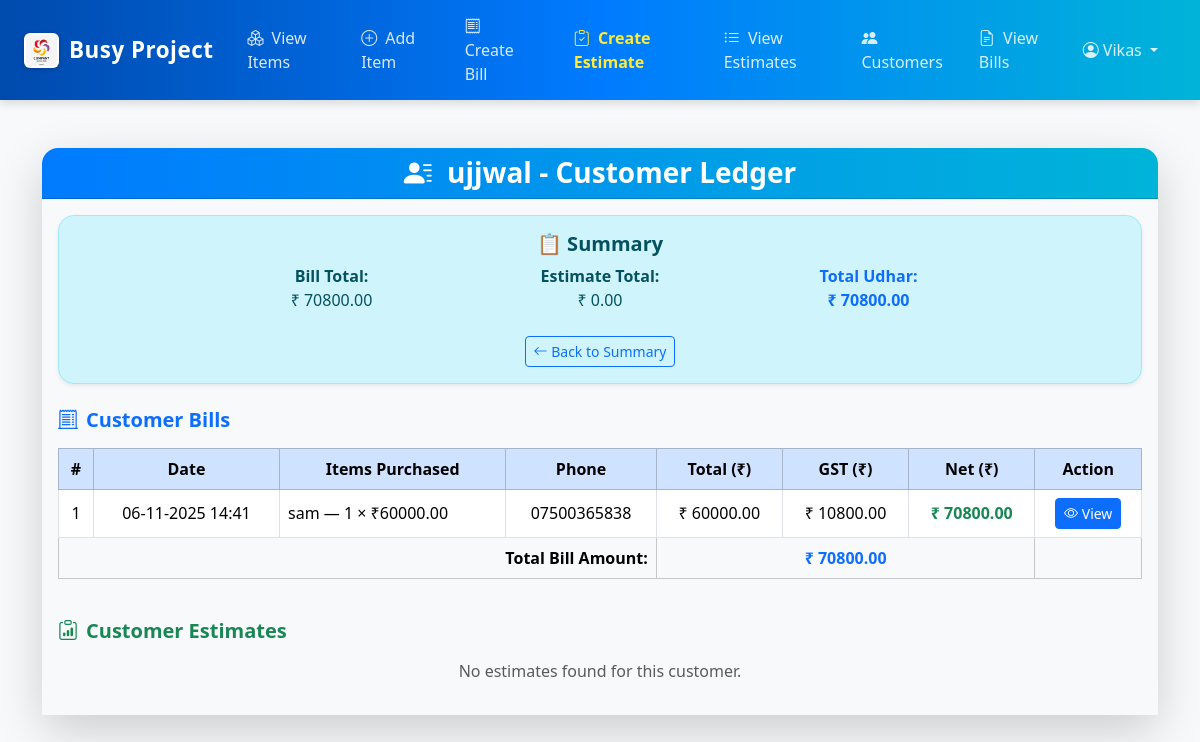
Screenshot of /customer/ujjwal/ (signed in) with the database file from the repository.
### items/models.py (models this page shows, shortened)
class Bill(models.Model):
    customer_name = models.CharField(max_length=100, default="Walk-in Customer")
    customer_phone = models.CharField(max_length=15, blank=True, null=True)
    customer_address = models.TextField(blank=True, null=True)
    date = models.DateTimeField(default=timezone.now)
    total_amount = models.DecimalField(max_digits=10, decimal_places=2, default=0)
    gst_amount = models.DecimalField(max_digits=10, decimal_places=2, default=0)
    net_amount = models.DecimalField(max_digits=10, decimal_places=2, default=0)
    class Meta:
        ordering = ['-date']

class BillItem(models.Model):
    bill = models.ForeignKey(Bill, on_delete=models.CASCADE, related_name="items")
    item = models.ForeignKey(Item, on_delete=models.CASCADE)
    quantity = models.PositiveIntegerField(default=1)
    price = models.DecimalField(max_digits=10, decimal_places=2)
    gst_rate = models.DecimalField(max_digits=5, decimal_places=2, default=0)
    gst_amount = models.DecimalField(max_digits=10, decimal_places=2, default=0)
    total = models.DecimalField(max_digits=10, decimal_places=2)
    class Meta:
        verbose_name = "Bill Item"
        verbose_name_plural = "Bill Items"
        ordering = ['id']

class Item(models.Model):
    name = models.CharField(max_length=200)
    alias = models.CharField(max_length=200, blank=True, null=True)
    group = models.CharField(max_length=100, blank=True, null=True)
    unit = models.CharField(max_length=50, blank=True, null=True)
    purchase_price = models.DecimalField(max_digits=10, decimal_places=2, default=0)
    mrp = models.DecimalField(max_digits=10, decimal_places=2, default=0)
    sale_discount = models.DecimalField(max_digits=5, decimal_places=2, default=0)
    purchase_discount = models.DecimalField(max_digits=5, decimal_places=2, default=0)
    opening_stock_value = models.DecimalField(max_digits=10, decimal_places=2, default=0)
    description = models.TextField(blank=True, null=True)
    hsn_code = models.CharField(max_length=50, blank=True, null=True, default="NA")
    price = models.DecimalField(max_digits=10, decimal_places=2, default=0)
    gst_rate = models.DecimalField(max_digits=5, decimal_places=2, default=0)
    stock = models.IntegerField(default=0)

### items/views.py (the view)
# urls.py: path('customer/<str:name>/', views.customer_detail, name='customer_detail'),
@login_required(login_url='login_view')
def customer_detail(request, name):
    bills = Bill.objects.filter(customer_name=name).order_by("-date")
    estimates = EstimateBill.objects.filter(customer_name=name).order_by("-date")
    payments = CustomerPayment.objects.filter(customer_name=name).order_by("-date")
    total_bill = bills.aggregate(Sum("net_amount"))["net_amount__sum"] or 0
    total_estimate = estimates.aggregate(Sum("net_amount"))["net_amount__sum"] or 0
    total_payment = payments.aggregate(Sum("amount"))["amount__sum"] or 0
    total_udhar = total_bill + total_estimate
    remaining_balance = total_udhar - total_payment
    context = {
        "customer_name": name,
        "bills": bills,
        "estimates": estimates,
        "payments": payments,
        "total_bill": total_bill,
        "total_estimate": total_estimate,
        "total_payment": total_payment,
        "total_udhar": total_udhar,
        "remaining_balance": remaining_balance,
    }
    return render(request, "items/customer_detail.html", context)

### items/templates/items/customer_detail.html (shortened to what this page needs)
{% extends "base.html" %}
{% block content %}
<div class="container mt-4">
  <div class="card shadow-lg border-0 rounded-4">
    <div class="card-header text-white text-center rounded-top-4"
         style="background: linear-gradient(90deg, #007bff, #00b4d8);">
      <h3 class="fw-bold mb-0">
        <i class="bi bi-person-lines-fill me-2"></i> {{ customer_name }} - Customer Ledger
      </h3>
    </div>
    <div class="card-body bg-light">
      <div class="alert alert-info mb-4 text-center rounded-4 shadow-sm p-3">
        <h5 class="mb-2 fw-bold">📋 Summary</h5>
        <div class="row justify-content-center">
          <div class="col-md-3 col-6">
            <p><strong>Bill Total:</strong><br> ₹ {{ total_bill|floatformat:2 }}</p>
          </div>
          <div class="col-md-3 col-6">
            <p><strong>Estimate Total:</strong><br> ₹ {{ total_estimate|floatformat:2 }}</p>
          </div>
          <div class="col-md-3 col-12">
            <p class="fw-bold text-primary"><strong>Total Udhar:</strong><br> ₹ {{ total_udhar|floatformat:2 }}</p>
          </div>
        </div>
        <a href="{% url 'customer_summary' %}" class="btn btn-outline-primary btn-sm mt-2">
          <i class="bi bi-arrow-left"></i> Back to Summary
        </a>
      </div>
      <h5 class="fw-bold text-primary mb-3"><i class="bi bi-receipt-cutoff me-2"></i>Customer Bills</h5>
      {% if bills %}
      <div class="table-responsive mb-4">
        <table class="table table-bordered align-middle text-center table-hover">
          <thead class="table-primary">
            <tr>
              <th>#</th>
              <th>Date</th>
              <th>Items Purchased</th>
              <th>Phone</th>
              <th>Total (₹)</th>
              <th>GST (₹)</th>
              <th>Net (₹)</th>
              <th>Action</th>
            </tr>
          </thead>
          <tbody>
            {% for bill in bills %}
            <tr>
              <td>{{ forloop.counter }}</td>
              <td>{{ bill.date|date:"d-m-Y H:i" }}</td>
              <td class="text-start">
                <ul class="mb-0 list-unstyled">
                  {% for item in bill.items.all %}
                  <li>{{ item.item.name }} — {{ item.quantity }} × ₹{{ item.price|floatformat:2 }}</li>
                  {% endfor %}
                </ul>
              </td>
              <td>{{ bill.customer_phone|default:"—" }}</td>
              <td>₹ {{ bill.total_amount|floatformat:2 }}</td>
              <td>₹ {{ bill.gst_amount|floatformat:2 }}</td>
              <td class="fw-bold text-success">₹ {{ bill.net_amount|floatformat:2 }}</td>
              <td>
                <a href="{% url 'bill_detail' bill.id %}" class="btn btn-primary btn-sm">
                  <i class="bi bi-eye"></i> View
                </a>
              </td>
            </tr>
            {% endfor %}
          </tbody>
          <tfoot class="table-light">
            <tr>
              <th colspan="4" class="text-end">Total Bill Amount:</th>
              <th colspan="3" class="text-primary fw-bold">₹ {{ total_bill|floatformat:2 }}</th>
              <th></th>
            </tr>
          </tfoot>
        </table>
      </div>
      {% else %}
      <p class="text-muted text-center">No bills found for this customer.</p>
      {% endif %}
      <h5 class="fw-bold text-success mb-3"><i class="bi bi-clipboard-data me-2"></i>Customer Estimates</h5>
      {% if estimates %}
      <div class="table-responsive">
        <table class="table table-bordered align-middle text-center table-hover">
          <thead class="table-success">
            <tr>
              <th>#</th>
              <th>Date</th>
              <th>Items</th>
              <th>Phone</th>
              <th>Total (₹)</th>
              <th>Action</th>
            </tr>
          </thead>
          <tbody>
            {% for estimate in estimates %}
            <tr>
              <td>{{ forloop.counter }}</td>
              <td>{{ estimate.date|date:"d-m-Y H:i" }}</td>
              <td class="text-start">
                <ul class="mb-0 list-unstyled">
                  {% for item in estimate.items.all %}
                  <li>{{ item.item.name }} — {{ item.quantity }} × ₹{{ item.price|floatformat:2 }}</li>
                  {% endfor %}
                </ul>
              </td>
              <td>{{ estimate.customer_phone|default:"—" }}</td>
              <td class="fw-bold text-success">₹ {{ estimate.net_amount|floatformat:2 }}</td>
              <td>
                <a href="{% url 'estimate_bill' estimate.id %}" class="btn btn-success btn-sm">
                  <i class="bi bi-eye"></i> View
                </a>
              </td>
            </tr>
            {% endfor %}
          </tbody>
          <tfoot class="table-light">
            <tr>
              <th colspan="4" class="text-end">Total Estimate Amount:</th>
              <th class="fw-bold text-success">₹ {{ total_estimate|floatformat:2 }}</th>
              <th></th>
            </tr>
          </tfoot>
        </table>
      </div>
      {% else %}
      <p class="text-muted text-center">No estimates found for this customer.</p>
      {% endif %}
    </div>
  </div>
</div>
{% endblock %}

### items/templates/base.html (shortened to what this page needs)
{% load static %}
<!DOCTYPE html>
<html lang="en">
<head>
  <link href="https://cdn.jsdelivr.net/npm/bootstrap@5.3.2/dist/css/bootstrap.min.css" rel="stylesheet">
  <link href="https://cdn.jsdelivr.net/npm/bootstrap-icons@1.11.3/font/bootstrap-icons.css" rel="stylesheet">
</head>
<body>
  <nav class="navbar navbar-expand-lg navbar-dark sticky-top">
    <div class="container-fluid px-4">
      <a class="navbar-brand fw-bold" href="{% url 'view_items' %}">
        <img src="{% static 'images/logo.png' %}" alt="Logo"> Busy Project
      </a>
      <div class="collapse navbar-collapse justify-content-end" id="navbarNav">
        {% if user.is_authenticated %}
        <ul class="navbar-nav align-items-center">
          <li class="nav-item">
            <a class="nav-link {% if request.path == '/view-items/' %}active{% endif %}" href="{% url 'view_items' %}">
              <i class="bi bi-boxes me-1"></i> View Items
            </a>
          </li>
          <li class="nav-item">
            <a class="nav-link {% if request.path == '/add-item/' %}active{% endif %}" href="{% url 'add_item' %}">
              <i class="bi bi-plus-circle me-1"></i> Add Item
            </a>
          </li>
          <li class="nav-item">
            <a class="nav-link {% if request.path == '/create-bill/' %}active{% endif %}" href="{% url 'create_bill' %}">
              <i class="bi bi-receipt me-1"></i> Create Bill
            </a>
          </li>
          <li class="nav-item">
            <a class="nav-link estimate-btn {% if request.path == '/create-estimate/' %}active{% endif %}"
               href="{% url 'create_estimate' %}">
              <i class="bi bi-clipboard-check me-1"></i> Create Estimate
            </a>
          </li>
          <li class="nav-item">
            <a class="nav-link {% if request.path == '/view-estimates/' %}active{% endif %}" href="{% url 'view_estimates' %}">
              <i class="bi bi-list-ul me-1"></i> View Estimates
            </a>
          </li>
          <li class="nav-item">
            <a class="nav-link {% if request.path == '/customer-summary/' %}active{% endif %}"
               href="{% url 'customer_summary' %}">
              <i class="bi bi-people-fill me-1"></i> Customers
            </a>
          </li>
          <li class="nav-item">
            <a class="nav-link {% if request.path == '/view-bills/' %}active{% endif %}" href="{% url 'view_bills' %}">
              <i class="bi bi-file-earmark-text me-1"></i> View Bills
            </a>
          </li>
          <li class="nav-item dropdown">
            <a class="nav-link dropdown-toggle text-white" href="#" id="userMenu" role="button" data-bs-toggle="dropdown">
              <i class="bi bi-person-circle"></i> {{ user.username|title }}
            </a>
          </li>
        </ul>
        {% endif %}
      </div>
    </div>
  </nav>
  <main class="container-fluid py-4">
    {% block content %}{% endblock %}
  </main>
</body>
</html>

### items/templates/base.html (style rules this page uses)
.navbar { background: linear-gradient(90deg, #004aad, #007bff, #00b4d8); box-shadow: 0 3px 10px rgba(0, 0, 0, 0.15); transition: all 0.3s ease; }
.navbar-brand { font-size: 1.4rem; letter-spacing: 0.5px; color: #fff !important; display: flex; align-items: center; gap: 10px; }
.navbar-brand img { height: 35px; width: 35px; border-radius: 6px; object-fit: cover; background: #fff; padding: 2px; box-shadow: 0 1px 5px rgba(0, 0, 0, 0.2); }
.nav-link { color: rgba(255, 255, 255, 0.85) !important; margin: 0 10px; font-weight: 500; transition: all 0.3s ease; border-radius: 8px; padding: 6px 12px; }
body { background-color: #f8f9fa; }
main { padding-top: 20px; min-height: calc(100vh - 70px); }
.nav-link.estimate-btn { color: #ffeb3b !important; font-weight: 600; }

### rows the page displays
Bill: date "06-11-2025 14:41", customer_phone "07500365838", total_amount "60000.00", gst_amount "10800.00", net_amount "70800.00"
BillItem: item.name "sam", quantity "1", price "60000.00"

### other values shown
{{ user.username|title }} "Vikas"
{{ customer_name }} "ujjwal"
{{ total_bill|floatformat:2 }} "70800.00"
{{ total_estimate|floatformat:2 }} "0.00"
{{ total_udhar|floatformat:2 }} "70800.00"
